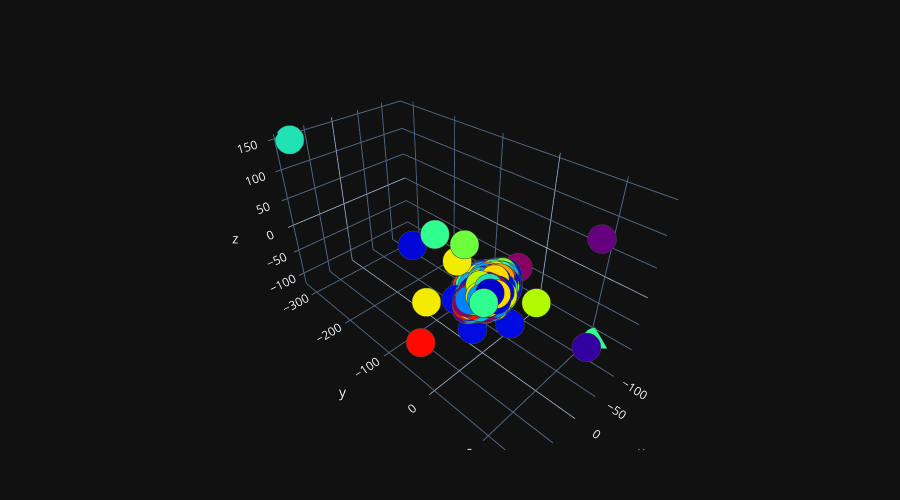

Notebook source saved alongside this figure:
### Code cell
plot_3d(tsne[:, 0],tsne[:, 1],tsne[:, 2])

### Figure 1 — Plotly figure (JSON) as saved in the notebook; plotly's stock layout.template omitted (floating-point values rounded to 4 significant figures; data arrays with more than 128 entries replaced by an {"elided": "..."} marker saying what was removed)
{"data": [{"marker": {"color": {"elided": "943 int values"}, "colorscale": [[0, "rgb(150,0,90)"], [0.125, "rgb(0,0,200)"], [0.25, "rgb(0,25,255)"], [0.375, "rgb(0,152,255)"], [0.5, "rgb(44,255,150)"], [0.625, "rgb(151,255,0)"], [0.75, "rgb(255,234,0)"], [0.875, "rgb(255,111,0)"], [1, "rgb(255,0,0)"]], "line": {"width": 1}, "opacity": 1, "size": 10}, "mode": "markers", "type": "scatter3d", "x": {"elided": "943 float values"}, "y": {"elided": "943 float values"}, "z": {"elided": "943 float values"}}], "layout": {"height": 500, "margin": {"b": 50, "l": 50, "r": 50, "t": 50}, "width": 900}}
